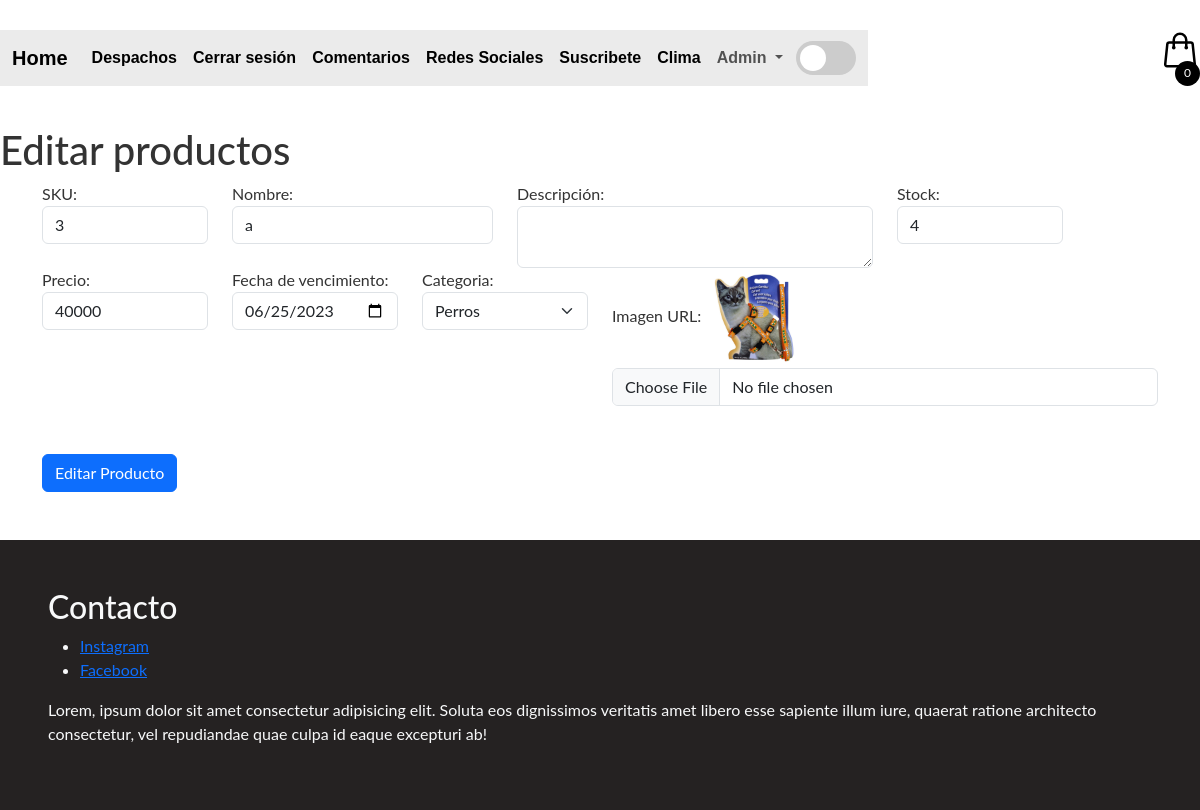
The app's page /editarProducto/3 (signed in) with its own data.
### apps/Tienda/models.py (models this page shows, shortened)
class Producto(models.Model):
    sku = models.IntegerField(primary_key=True)
    nombre = models.CharField(max_length=100, null=False)
    descripcion = models.CharField(max_length=150,null=False)
    stock = models.IntegerField(null=False)
    precio = models.IntegerField(null=False)
    fecha_ingreso = models.DateField(auto_now_add=True)
    fecha_vencimiento = models.DateField(null=True,blank=True)
    categoria_id = models.ForeignKey(Categoria,on_delete=models.CASCADE)
    image_url = models.ImageField(upload_to="imagenesProductos")

### apps/Tienda/views.py (the view)
# urls.py: path('editarProducto/<sku>',views.cargarEditarProducto),
@login_required
def cargarEditarProducto(request,sku):
    productos = Producto.objects.get(sku = sku)
    categorias = Categoria.objects.all()
    cateId = productos.categoria_id
    productoCategoria = Categoria.objects.get(categoria_id = cateId.categoria_id).categoria_id
    return render(request,"editarProducto.html",{"prod":productos, "cate":categorias,"categoriaId":productoCategoria})

### apps/Tienda/templates/editarProducto.html
{% extends './base.html' %}
{% block body %}
    <h1>Editar productos</h1>
    <div class="container">
        <form action="/editarProductoForm" method="POST" enctype="multipart/form-data"> {% csrf_token %}
            <div class="row">
                <div class="col-md-2">
                    <label for="txtSku">SKU:</label>
                    <input readonly value="{{prod.sku}}" name="txtSku" id="txtSku" type="text" class="form-control">
                </div>
                <div class="col-md-3">
                    <label for="txtNombre">Nombre:</label>
                    <input value="{{prod.nombre}}" name="txtNombre" id="txtNombre" type="text" class="form-control">
                </div>
                <div class="col-md-4">
                    <label for="txtDescripcion">Descripción:</label>
                    <textarea value="{{prod.descripcion}}" name="txtDescripcion" id="txtDescripcion" type="text" class="form-control"></textarea>
                </div>
                <div class="col-md-2">
                    <label for="txtStock">Stock:</label>
                    <input value="{{prod.stock}}" name="txtStock" id="txtStock" type="text" class="form-control">
                </div>
                <div class="col-md-2">
                    <label for="txtPrecio">Precio:</label>
                    <input value="{{prod.precio}}" name="txtPrecio" id="txtPrecio" type="number" class="form-control">
                </div>
                <div class="col-md-2">
                    <label for="fechaVencimientoSel">Fecha de vencimiento:</label>
                    <input value="{{prod.fecha_vencimiento|date:'Y-m-d'}}" type="date" name="fechaVencimientoSel" id="fechaVencimientoSel" type="text" class="form-control">
                </div>
                <div class="col-md-2">
                    <label for="cmbCategoria">Categoria:</label>
                    <select name="cmbCategoria" id="cmbCategoria" class="form-select" aria-label="Default select example">
                        {% for c in cate %}
                        <option value="{{c.categoria_id}}" {% if categoriaId == c.categoria_id %} selected {% endif %}>{{c.nombre}}</option>
                        {% endfor %}
                      </select>
                </div>
                <div class="col-md-6">
                    <label for="txtImg">Imagen URL:</label>
                    <img src="{{prod.image_url.url}}" alt="" height="100">
                    <input  name="txtImg" id="txtImg" type="file" class="form-control">
                </div>
            </div>
            <button class="btn btn-primary mt-5 mb-5 w-30">Editar Producto</button>
        </form>
    </div>
    {% endblock %}

### apps/Tienda/static/css/style.css (style rules this page uses)
*::after, *::before, * { margin: 0; padding: 0; box-sizing: border-box; }
body { margin: 0 auto; max-width: 1200px; font-family: 'Lato'; color: #333; }
img { max-width: 100%; }

### records on screen
Producto: txtSku "3", txtNombre "a", txtStock "4", txtPrecio "40000", fechaVencimientoSel "06/25/2023", image_url (picture)

### other values on screen
form field cmbCategoria "Perros"
